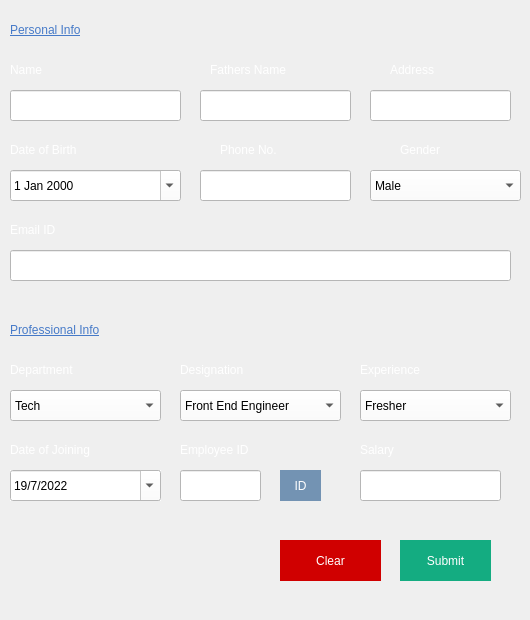
    <widget class="QWidget" name="addEmp">
     <widget class="QLabel" name="label_10">
      <property name="geometry">
       <rect>
        <x>10</x>
        <y>20</y>
        <width>161</width>
        <height>20</height>
       </rect>
      </property>
      <property name="styleSheet">
       <string notr="true">
text-decoration: underline;
color: rgb(70, 122, 200);
            text-align:left;
text-decoration: underline;
font: 700 italic 12pt &quot;Segoe UI&quot;;
background:none;
</string>
      </property>
      <property name="text">
       <string>Personal Info</string>
      </property>
     </widget>
     <widget class="QLabel" name="label_11">
      <property name="geometry">
       <rect>
        <x>10</x>
        <y>60</y>
        <width>63</width>
        <height>20</height>
       </rect>
      </property>
      <property name="styleSheet">
       <string notr="true">color:white;
font: 700 9pt &quot;Segoe UI&quot;;
background:none;</string>
      </property>
      <property name="text">
       <string>Name</string>
      </property>
     </widget>
     <widget class="QLabel" name="label_12">
      <property name="geometry">
       <rect>
        <x>210</x>
        <y>60</y>
        <width>111</width>
        <height>20</height>
       </rect>
      </property>
      <property name="styleSheet">
       <string notr="true">color:white;
font: 700 9pt &quot;Segoe UI&quot;;
background:none;</string>
      </property>
      <property name="text">
       <string>Fathers Name</string>
      </property>
     </widget>
     <widget class="QLabel" name="label_13">
      <property name="geometry">
       <rect>
        <x>10</x>
        <y>440</y>
        <width>121</width>
        <height>20</height>
       </rect>
      </property>
      <property name="styleSheet">
       <string notr="true">color:white;
font: 700 9pt &quot;Segoe UI&quot;;
background:none;</string>
      </property>
      <property name="text">
       <string>Date of Joining</string>
      </property>
     </widget>
     <widget class="QLabel" name="label_14">
      <property name="geometry">
       <rect>
        <x>220</x>
        <y>140</y>
        <width>91</width>
        <height>20</height>
       </rect>
      </property>
      <property name="styleSheet">
       <string notr="true">color:white;
font: 700 9pt &quot;Segoe UI&quot;;
background:none;</string>
      </property>
      <property name="text">
       <string>Phone No.</string>
      </property>
     </widget>
     <widget class="QLabel" name="label_15">
      <property name="geometry">
       <rect>
        <x>400</x>
        <y>140</y>
        <width>63</width>
        <height>20</height>
       </rect>
      </property>
      <property name="styleSheet">
       <string notr="true">color:white;
font: 700 9pt &quot;Segoe UI&quot;;
background:none;</string>
      </property>
      <property name="text">
       <string>Gender</string>
      </property>
     </widget>
     <widget class="QLabel" name="label_16">
      <property name="geometry">
       <rect>
        <x>10</x>
        <y>220</y>
        <width>63</width>
        <height>20</height>
       </rect>
      </property>
      <property name="styleSheet">
       <string notr="true">color:white;
font: 700 9pt &quot;Segoe UI&quot;;
background:none;</string>
      </property>
      <property name="text">
       <string>Email ID</string>
      </property>
     </widget>
     <widget class="QDateEdit" name="empDOB">
      <property name="geometry">
       <rect>
        <x>10</x>
        <y>170</y>
        <width>171</width>
        <height>31</height>
       </rect>
      </property>
      <property name="styleSheet">
       <string notr="true">background:white;
color:black;</string>
      </property>
      <property name="calendarPopup">
       <bool>true</bool>
      </property>
     </widget>
     <widget class="QComboBox" name="empGender">
      <property name="geometry">
       <rect>
        <x>370</x>
        <y>170</y>
        <width>151</width>
        <height>31</height>
       </rect>
      </property>
      <property name="styleSheet">
       <string notr="true">background:white;</string>
      </property>
      <item>
       <property name="text">
        <string>Male</string>
       </property>
      </item>
      <item>
       <property name="text">
        <string>Female</string>
       </property>
      </item>
      <item>
       <property name="text">
        <string>Other</string>
       </property>
      </item>
     </widget>
     <widget class="QLabel" name="label_28">
      <property name="geometry">
       <rect>
        <x>390</x>
        <y>60</y>
        <width>121</width>
        <height>20</height>
       </rect>
      </property>
      <property name="styleSheet">
       <string notr="true">color:white;
font: 700 9pt &quot;Segoe UI&quot;;
background:none;</string>
      </property>
      <property name="text">
       <string>Address</string>
      </property>
     </widget>
     <widget class="QLabel" name="label_29">
      <property name="geometry">
       <rect>
        <x>10</x>
        <y>320</y>
        <width>161</width>
        <height>20</height>
       </rect>
      </property>
      <property name="styleSheet">
       <string notr="true">
text-decoration: underline;
color: rgb(70, 122, 200);
            text-align:left;
text-decoration: underline;
font: 700 italic 12pt &quot;Segoe UI&quot;;
background:none;
</string>
      </property>
      <property name="text">
       <string>Professional Info</string>
      </property>
     </widget>
     <widget class="QLabel" name="label_30">
      <property name="geometry">
       <rect>
        <x>10</x>
        <y>360</y>
        <width>101</width>
        <height>20</height>
       </rect>
      </property>
      <property name="styleSheet">
       <string notr="true">color:white;
font: 700 9pt &quot;Segoe UI&quot;;
background:none;</string>
      </property>
      <property name="text">
       <string>Department</string>
      </property>
     </widget>
     <widget class="QLabel" name="label_31">
      <property name="geometry">
       <rect>
        <x>180</x>
        <y>360</y>
        <width>91</width>
        <height>20</height>
       </rect>
      </property>
      <property name="styleSheet">
       <string notr="true">color:white;
font: 700 9pt &quot;Segoe UI&quot;;
background:none;</string>
      </property>
      <property name="text">
       <string>Designation</string>
      </property>
     </widget>
     <widget class="QLabel" name="label_32">
      <property name="geometry">
       <rect>
        <x>360</x>
        <y>360</y>
        <width>81</width>
        <height>20</height>
       </rect>
      </property>
      <property name="styleSheet">
       <string notr="true">color:white;
font: 700 9pt &quot;Segoe UI&quot;;
background:none;</string>
      </property>
      <property name="text">
       <string>Experience</string>
      </property>
     </widget>
     <widget class="QComboBox" name="empDesig">
      <property name="geometry">
       <rect>
        <x>180</x>
        <y>390</y>
        <width>161</width>
        <height>31</height>
       </rect>
      </property>
      <property name="styleSheet">
       <string notr="true">background:white;</string>
      </property>
      <item>
       <property name="text">
        <string>Front End Engineer</string>
       </property>
      </item>
      <item>
       <property name="text">
        <string>Back End Engineer</string>
       </property>
      </item>
     </widget>
     <widget class="QComboBox" name="empType">
      <property name="geometry">
       <rect>
        <x>360</x>
        <y>390</y>
        <width>151</width>
        <height>31</height>
       </rect>
      </property>
      <property name="styleSheet">
       <string notr="true">background:white;</string>
      </property>
      <item>
       <property name="text">
        <string>Fresher</string>
       </property>
      </item>
      <item>
       <property name="text">
        <string>Experienced </string>
       </property>
      </item>
     </widget>
     <widget class="QComboBox" name="empDept">
      <property name="geometry">
       <rect>
        <x>10</x>
        <y>390</y>
        <width>151</width>
        <height>31</height>
       </rect>
      </property>
      <property name="styleSheet">
       <string notr="true">background:white;</string>
      </property>
      <item>
       <property name="text">
        <string>Tech</string>
       </property>
      </item>
      <item>
       <property name="text">
        <string>Finance</string>
       </property>
      </item>
     </widget>
     <widget class="QDateEdit" name="empDOJ">
      <property name="geometry">
       <rect>
        <x>10</x>
        <y>470</y>
        <width>151</width>
        <height>31</height>
       </rect>
      </property>
      <property name="autoFillBackground">
       <bool>true</bool>
      </property>
      <property name="styleSheet">
       <string notr="true">background:white;
color:black;</string>
      </property>
      <property name="wrapping">
       <bool>true</bool>
      </property>
      <property name="displayFormat">
       <string>d/M/yyyy</string>
      </property>
      <property name="calendarPopup">
       <bool>true</bool>
      </property>
      <property name="date">
       <date>
        <year>2022</year>
        <month>7</month>
        <day>19</day>
       </date>
      </property>
     </widget>
     <widget class="QLabel" name="label_33">
      <property name="geometry">
       <rect>
        <x>360</x>
        <y>440</y>
        <width>91</width>
        <height>20</height>
       </rect>
      </property>
      <property name="styleSheet">
       <string notr="true">color:white;
font: 700 9pt &quot;Segoe UI&quot;;
background:none;</string>
      </property>
      <property name="text">
       <string>Salary</string>
      </property>
     </widget>
     <widget class="QLabel" name="label_34">
      <property name="geometry">
       <rect>
        <x>180</x>
        <y>440</y>
        <width>91</width>
        <height>20</height>
       </rect>
      </property>
      <property name="styleSheet">
       <string notr="true">color:white;
font: 700 9pt &quot;Segoe UI&quot;;
background:none;</string>
      </property>
      <property name="text">
       <string>Employee ID</string>
      </property>
     </widget>
     <widget class="QPushButton" name="pushButton">
      <property name="geometry">
       <rect>
        <x>280</x>
        <y>470</y>
        <width>41</width>
        <height>31</height>
       </rect>
      </property>
      <property name="styleSheet">
       <string notr="true">QPushButton {
color:white;
	background-color: rgb(115, 147, 179);
            text-align:lcentre;
        
	font: 700 9pt &quot;Segoe UI&quot;;
border:none;
        }
        QPushButton:hover {
            color: white;
	background-color: rgb(115, 147, 190);
font: 700 10pt &quot;Segoe UI&quot;;
        }</string>
      </property>
      <property name="text">
       <string>ID</string>
      </property>
     </widget>
     <widget class="QPushButton" name="pushButton_3">
      <property name="geometry">
       <rect>
        <x>280</x>
        <y>540</y>
        <width>101</width>
        <height>41</height>
       </rect>
      </property>
      <property name="styleSheet">
       <string notr="true">QPushButton {
color:white;
            
	
	background-color: rgb(208, 0, 0);
            text-align:centre;
	font: 700 9pt &quot;Segoe UI&quot;;
border:none;
        }
        QPushButton:hover {
            color: white;
	
	background-color: rgb(168, 0, 0);
font: 700 10pt &quot;Segoe UI&quot;;
        }</string>
      </property>
      <property name="text">
       <string>Clear</string>
      </property>
     </widget>
     <widget class="QPushButton" name="pushButton_4">
      <property name="geometry">
       <rect>
        <x>400</x>
        <y>540</y>
        <width>91</width>
        <height>41</height>
       </rect>
      </property>
      <property name="styleSheet">
       <string notr="true">QPushButton {
color:white;
	background-color: rgb(20, 172, 129);
            text-align:lcentre;
        
	font: 700 9pt &quot;Segoe UI&quot;;
border:none;
        }
        QPushButton:hover {
            color: white;
	background-color: rgb(0, 140, 103);
font: 700 10pt &quot;Segoe UI&quot;;
        }</string>
      </property>
      <property name="text">
       <string>Submit</string>
      </property>
     </widget>
     <widget class="Line" name="line">
      <property name="geometry">
       <rect>
        <x>-17</x>
        <y>0</y>
        <width>20</width>
        <height>611</height>
       </rect>
      </property>
      <property name="orientation">
       <enum>Qt::Vertical</enum>
      </property>
     </widget>
     <widget class="QLabel" name="label_22">
      <property name="geometry">
       <rect>
        <x>10</x>
        <y>140</y>
        <width>111</width>
        <height>20</height>
       </rect>
      </property>
      <property name="styleSheet">
       <string notr="true">color:white;
font: 700 9pt &quot;Segoe UI&quot;;
background:none;</string>
      </property>
      <property name="text">
       <string>Date of Birth</string>
      </property>
     </widget>
     <widget class="QLineEdit" name="empName">
      <property name="geometry">
       <rect>
        <x>10</x>
        <y>90</y>
        <width>171</width>
        <height>31</height>
       </rect>
      </property>
      <property name="styleSheet">
       <string notr="true">background:white;</string>
      </property>
     </widget>
     <widget class="QLineEdit" name="empFather">
      <property name="geometry">
       <rect>
        <x>200</x>
        <y>90</y>
        <width>151</width>
        <height>31</height>
       </rect>
      </property>
      <property name="styleSheet">
       <string notr="true">background:white;</string>
      </property>
     </widget>
     <widget class="QLineEdit" name="empAddress">
      <property name="geometry">
       <rect>
        <x>370</x>
        <y>90</y>
        <width>141</width>
        <height>31</height>
       </rect>
      </property>
      <property name="styleSheet">
       <string notr="true">background:white;</string>
      </property>
     </widget>
     <widget class="QLineEdit" name="empPhone">
      <property name="geometry">
       <rect>
        <x>200</x>
        <y>170</y>
        <width>151</width>
        <height>31</height>
       </rect>
      </property>
      <property name="styleSheet">
       <string notr="true">background:white;</string>
      </property>
     </widget>
     <widget class="QLineEdit" name="empEmail">
      <property name="geometry">
       <rect>
        <x>10</x>
        <y>250</y>
        <width>501</width>
        <height>31</height>
       </rect>
      </property>
      <property name="styleSheet">
       <string notr="true">background:white;</string>
      </property>
     </widget>
     <widget class="QLineEdit" name="empSalary">
      <property name="geometry">
       <rect>
        <x>360</x>
        <y>470</y>
        <width>141</width>
        <height>31</height>
       </rect>
      </property>
      <property name="styleSheet">
       <string notr="true">background:white;</string>
      </property>
      <property name="text">
       <string/>
      </property>
      <property name="readOnly">
       <bool>true</bool>
      </property>
     </widget>
     <widget class="QLineEdit" name="empID">
      <property name="geometry">
       <rect>
        <x>180</x>
        <y>470</y>
        <width>81</width>
        <height>31</height>
       </rect>
      </property>
      <property name="styleSheet">
       <string notr="true">background:white;</string>
      </property>
      <property name="text">
       <string/>
      </property>
     </widget>
    </widget>
